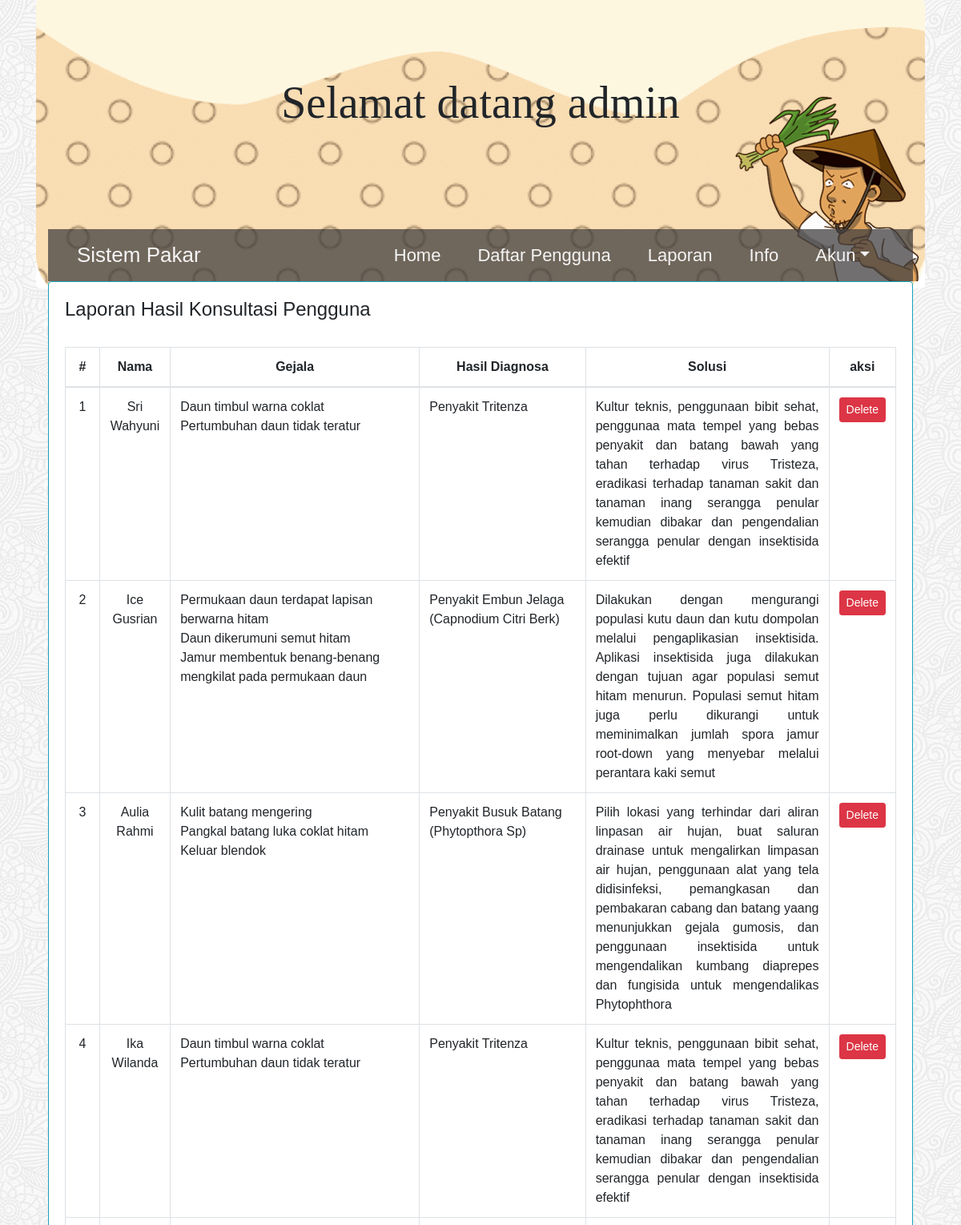
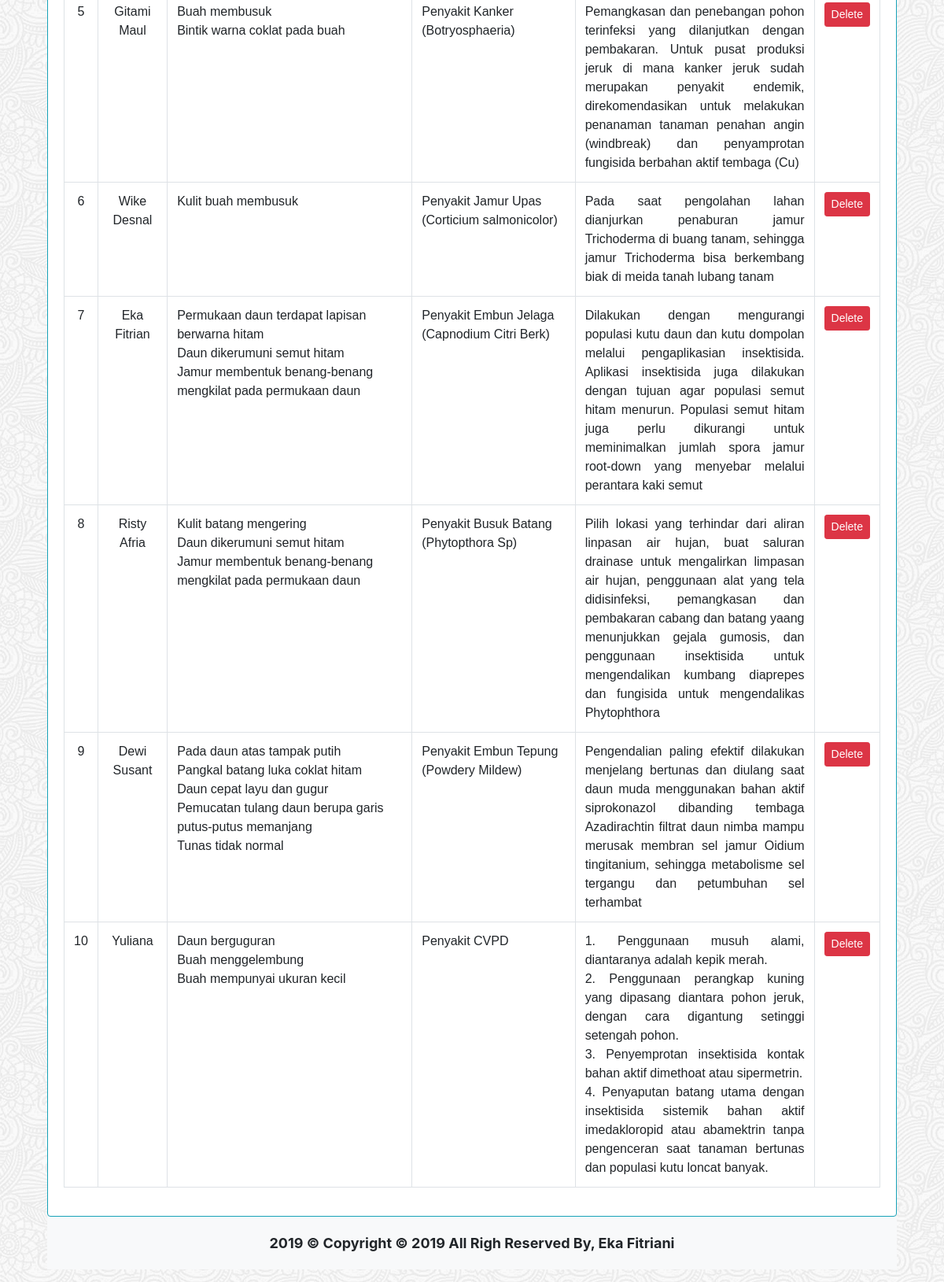
The page /admin/home.php?a=laporan (signed in) on the database its author committed (2 pictures, top to bottom).
### tables this page shows
CREATE TABLE `nama_gejala` (
  `id` int(11) NOT NULL,
  `username` varchar(11) NOT NULL,
  `j1` text,
  `j2` text,
  `j3` text,
  `j4` text,
  `j5` text,
  `j6` text,
  `j7` text,
  `j8` text,
  `j9` text,
  `j10` text,
  `j11` text,
  `j12` text,
  `j13` text,
  `j14` text,
  `j15` text,
  `j16` text,
  `j17` text,
  `j18` text,
  `j19` text,
  `j20` text,
  `nama_penyakit` text NOT NULL,
  `pengendalian` text NOT NULL
);

### admin/page/laporan.php (the view)
<div class="row">
    <div class="col-md-12">
        <h4>Laporan Hasil Konsultasi Pengguna</h4>
        <br>
        <div class="table-responsive">
        <table class="table table-hover table-bordered">
            <thead class="text-center">
                <tr>
                    <th>#</th>
                    <th>Nama</th>
                    <th width="30%">Gejala</th>
                    <th width="20%">Hasil Diagnosa</th>
                    <th>Solusi</th>
                    <th>aksi</th>
                </tr>
            </thead>
            <tbody>
            <?php
            $no = 1;
            $sqls = mysqli_query($con, "SELECT * FROM nama_gejala") or die(mysqli_error($con));
            foreach ($sqls as $sql) { ?>
                <tr>
                    <td class="text-center"><?= $no++ ?></td>
                    <td class="text-center"><?= $sql['username'] ?></td>
                    <td>
                        <?php
                        for ($i=1; $i <= 20; $i++) { ?>
                            <?= $sql['j'.$i]; ?>
                        <?php } ?>
                    </td>
                    <td><?= $sql['nama_penyakit'] ?></td>
                    <td class="text-justify">
                        <?= $sql['pengendalian'] ?>
                    </td>
                    <td>
                        <a href="" class="btn btn-danger btn-sm">Delete</a>
                    </td>
                </tr>
            <?php } ?>
            </tbody>
        </table>
        </div>
    </div>
</div>

### index.css (style rules this page uses)
body { background-image: url(images/full-bloom.png); }
* { padding: 0; margin: 0; }

### rows shown on the page
nama_gejala: username "Sri Wahyuni", j16 "Daun timbul warna coklat", j19 "Pertumbuhan daun tidak teratur", nama_penyakit "Penyakit Tritenza", pengendalian "Kultur teknis, penggunaan bibit sehat, penggunaa mata tempel yang bebas penyakit dan batang bawah yang tahan terhadap virus Tristeza, eradikasi terhadap tanaman sakit dan tanaman inang serangga penular kemudian dibakar dan pengendalian serangga penular dengan insektisida efektif"
nama_gejala: username "Ice Gusrian", j6 "Permukaan daun terdapat lapisan berwarna hitam", j8 "Daun dikerumuni semut hitam", j9 "Jamur membentuk benang-benang mengkilat pada permukaan daun", nama_penyakit "Penyakit Embun Jelaga (Capnodium Citri Berk)", pengendalian "Dilakukan dengan mengurangi populasi kutu daun dan kutu dompolan melalui pengaplikasian insektisida. Aplikasi insektisida juga dilakukan dengan tujuan agar populasi semut hitam menurun. Populasi semut hitam juga perlu dikurangi untuk meminimalkan jumlah spora jamur root-down yang menyebar melalui perantara kaki semut"
nama_gejala: username "Aulia Rahmi", j3 "Kulit batang mengering", j4 "Pangkal batang luka coklat hitam", j5 "Keluar blendok", nama_penyakit "Penyakit Busuk Batang (Phytopthora Sp)", pengendalian "Pilih lokasi yang terhindar dari aliran linpasan air hujan, buat saluran drainase untuk mengalirkan limpasan air hujan, penggunaan alat yang tela didisinfeksi, pemangkasan dan pembakaran cabang dan batang yaang menunjukkan gejala gumosis, dan penggunaan insektisida untuk mengendalikan kumbang diaprepes dan fungisida untuk mengendalikas Phytophthora"
nama_gejala: username "Ika Wilanda", j16 "Daun timbul warna coklat", j19 "Pertumbuhan daun tidak teratur", nama_penyakit "Penyakit Tritenza", pengendalian "Kultur teknis, penggunaan bibit sehat, penggunaa mata tempel yang bebas penyakit dan batang bawah yang tahan terhadap virus Tristeza, eradikasi terhadap tanaman sakit dan tanaman inang serangga penular kemudian dibakar dan pengendalian serangga penular dengan insektisida efektif"
nama_gejala: username "Gitami Maul", j14 "Buah membusuk", j15 "Bintik warna coklat pada buah", nama_penyakit "Penyakit Kanker (Botryosphaeria)", pengendalian "Pemangkasan dan penebangan pohon terinfeksi yang dilanjutkan dengan pembakaran. Untuk pusat produksi jeruk di mana kanker jeruk sudah merupakan penyakit endemik, direkomendasikan untuk melakukan penanaman tanaman penahan angin (windbreak) dan penyamprotan fungisida berbahan aktif tembaga (Cu)"
nama_gejala: username "Wike Desnal", j10 "Kulit buah membusuk", nama_penyakit "Penyakit Jamur Upas (Corticium salmonicolor)", pengendalian "Pada saat pengolahan lahan dianjurkan penaburan jamur Trichoderma di buang tanam, sehingga jamur Trichoderma bisa berkembang biak di meida tanah lubang tanam"
nama_gejala: username "Eka Fitrian", j6 "Permukaan daun terdapat lapisan berwarna hitam", j8 "Daun dikerumuni semut hitam", j9 "Jamur membentuk benang-benang mengkilat pada permukaan daun", nama_penyakit "Penyakit Embun Jelaga (Capnodium Citri Berk)", pengendalian "Dilakukan dengan mengurangi populasi kutu daun dan kutu dompolan melalui pengaplikasian insektisida. Aplikasi insektisida juga dilakukan dengan tujuan agar populasi semut hitam menurun. Populasi semut hitam juga perlu dikurangi untuk meminimalkan jumlah spora jamur root-down yang menyebar melalui perantara kaki semut"
nama_gejala: username "Risty Afria", j3 "Kulit batang mengering", j8 "Daun dikerumuni semut hitam", j9 "Jamur membentuk benang-benang mengkilat pada permukaan daun", nama_penyakit "Penyakit Busuk Batang (Phytopthora Sp)", pengendalian "Pilih lokasi yang terhindar dari aliran linpasan air hujan, buat saluran drainase untuk mengalirkan limpasan air hujan, penggunaan alat yang tela didisinfeksi, pemangkasan dan pembakaran cabang dan batang yaang menunjukkan gejala gumosis, dan penggunaan insektisida untuk mengendalikan kumbang diaprepes dan fungisida untuk mengendalikas Phytophthora"
nama_gejala: username "Dewi Susant", j2 "Pada daun atas tampak putih", j4 "Pangkal batang luka coklat hitam", j7 "Daun cepat layu dan gugur", j11 "Pemucatan tulang daun berupa garis putus-putus memanjang", j13 "Tunas tidak normal", nama_penyakit "Penyakit Embun Tepung (Powdery Mildew)", pengendalian "Pengendalian paling efektif dilakukan menjelang bertunas dan diulang saat daun muda menggunakan bahan aktif siprokonazol dibanding tembaga Azadirachtin filtrat daun nimba mampu merusak membran sel jamur Oidium tingitanium, sehingga metabolisme sel tergangu dan petumbuhan sel terhambat"
nama_gejala: username "Yuliana", j1 "Daun berguguran", j17 "Buah menggelembung", j20 "Buah mempunyai ukuran kecil", nama_penyakit "Penyakit CVPD", pengendalian "1. Penggunaan musuh alami, diantaranya adalah kepik merah. 2. Penggunaan perangkap kuning yang dipasang diantara pohon jeruk, dengan cara digantung setinggi setengah pohon. 3. Penyemprotan insektisida kontak bahan aktif dimethoat atau sipermetrin. 4. Penyaputan batang utama dengan insektisida sistemik bahan aktif imedakloropid atau abamektrin tanpa pengenceran saat tanaman bertunas dan populasi kutu loncat banyak."

### other values the page prints
$_SESSION['user'] "admin"
